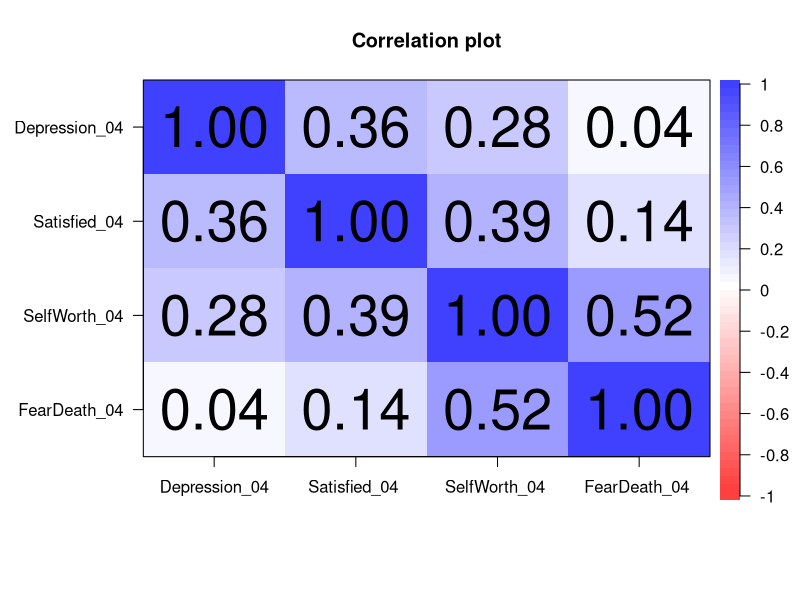

This chart was generated by the following R code: (Note: this script raises an error after producing the figure.)

# HOMEWORK 9 --------------------------------------------------------------


# Libraries ---------------------------------------------------------------

library(psych)
library(car)
library(dplyr)
library(ggplot2)

data <- readr::read_csv("23-Fall/psc204-fq23/lab9/Age Religion Health.csv")
# Q1 ----------------------------------------------------------------------

cor_q1 <- data |> 
  dplyr::select(Depression_04, Satisfied_04, SelfWorth_04, FearDeath_04) |> 
  psych::corr.test()
cor.plot(cor_q1$r)

# Q4 ----------------------------------------------------------------------
get_line_color <- function(lm_model) {
  summary(lm_model)$coefficients[2, 4] < 0.05
}

long_data <- data |> 
  dplyr::select(Depression_04, Satisfied_04, SelfWorth_04, FearDeath_04) |> 
  tidyr::pivot_longer(cols = -FearDeath_04,
                      names_to = "variable",
                      values_to = "value")

long_data |> 
  tidyr::nest(data = -variable) |>
  
  purrr::map(variable, ~lm(FearDeath_04 ~ value, data = .))

  ggplot(aes(x = value, y = FearDeath_04)) +
  geom_point(alpha = 0.5) +
  facet_wrap(~variable) +
  geom_smooth(method = "lm", fullrange = T, color = "green") +
  labs(x = NULL) +
  xlim(0, 40) +
  theme_bw()
